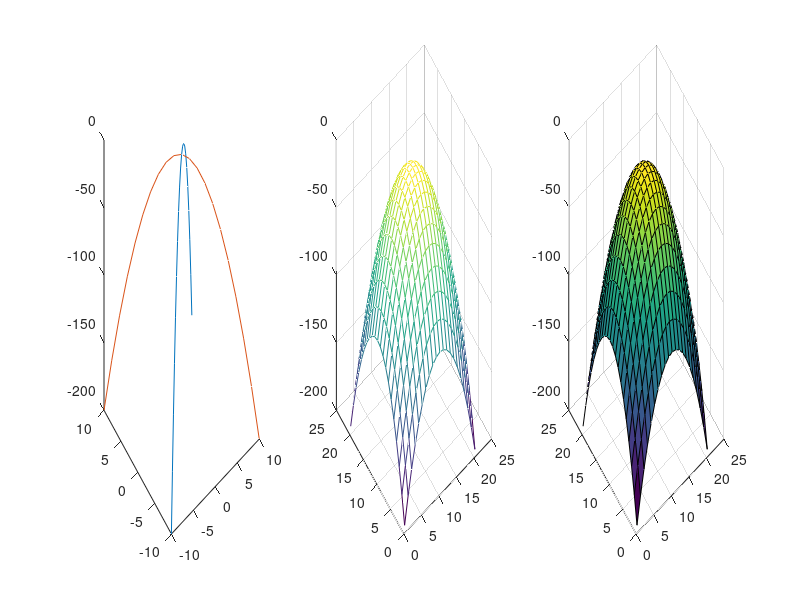
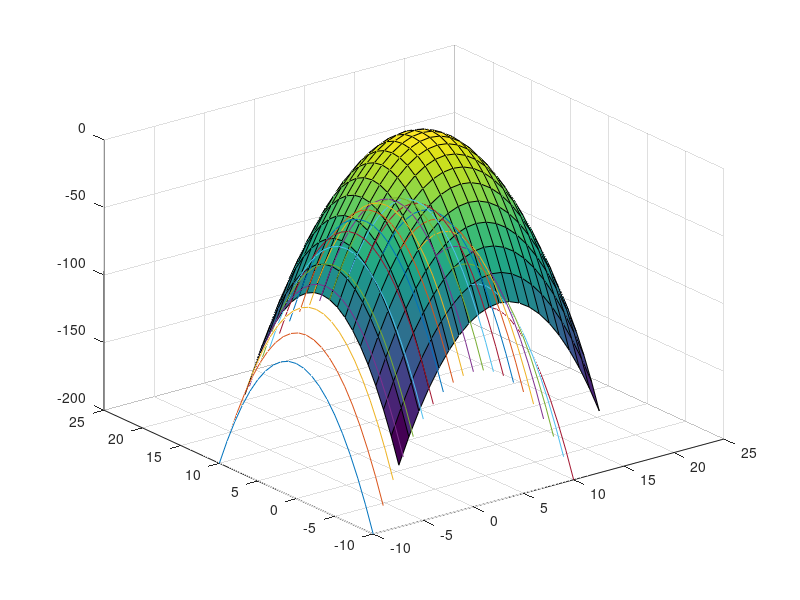

MATLAB code to generate these figures, in order:
% Felipe Alves Araujo - felipeaaraujoo@gmail.com

x = (-10:10);
y = (-10: 10);
z = x(:).^2 + y(:).^2;

figure

subplot(1,3,1)
plot3(x(:), y(:), -z(:));
hold on
plot3(x(:), -y(:), -z(:));

[meshX, meshY] = meshgrid(x, y);
Z = meshX(:, :).^2 + meshY(:, :).^2;

subplot(1,3,2)
mesh(-Z)

subplot(1,3,3)
surf(-Z)

figure

surf(-Z)
hold on 
plot3(x, y, -Z());